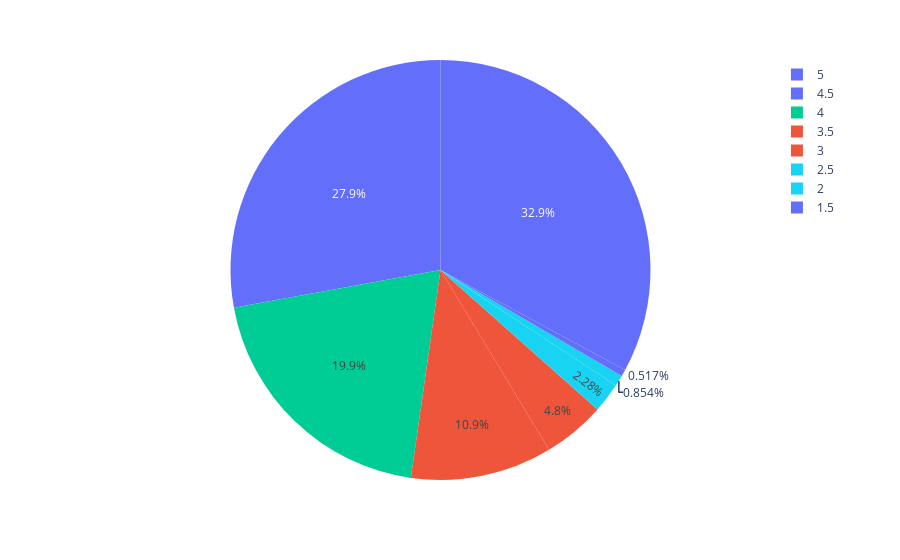

The notebook cell this image was saved under:
### Code cell
# Pie Distribution of DataSet:
fig = px.pie(df, names='rating', values='students', color='community_type')
fig.show()

### Figure 1 — Plotly figure (JSON) as saved in the notebook; plotly's stock layout.template omitted (floating-point values rounded to 4 significant figures; data arrays with more than 128 entries replaced by an {"elided": "..."} marker saying what was removed)
{"data": [{"customdata": {"elided": "238x1 str values"}, "domain": {"x": [0, 1], "y": [0, 1]}, "hovertemplate": "rating=%{label}<br>students=%{value}<br>community_type=%{customdata[0]}<extra></extra>", "labels": {"elided": "238 float values"}, "legendgroup": "", "marker": {"colors": {"elided": "238 str values"}}, "name": "", "showlegend": true, "type": "pie", "values": {"elided": "238 int values"}}], "layout": {"legend": {"tracegroupgap": 0}, "margin": {"t": 60}}}
